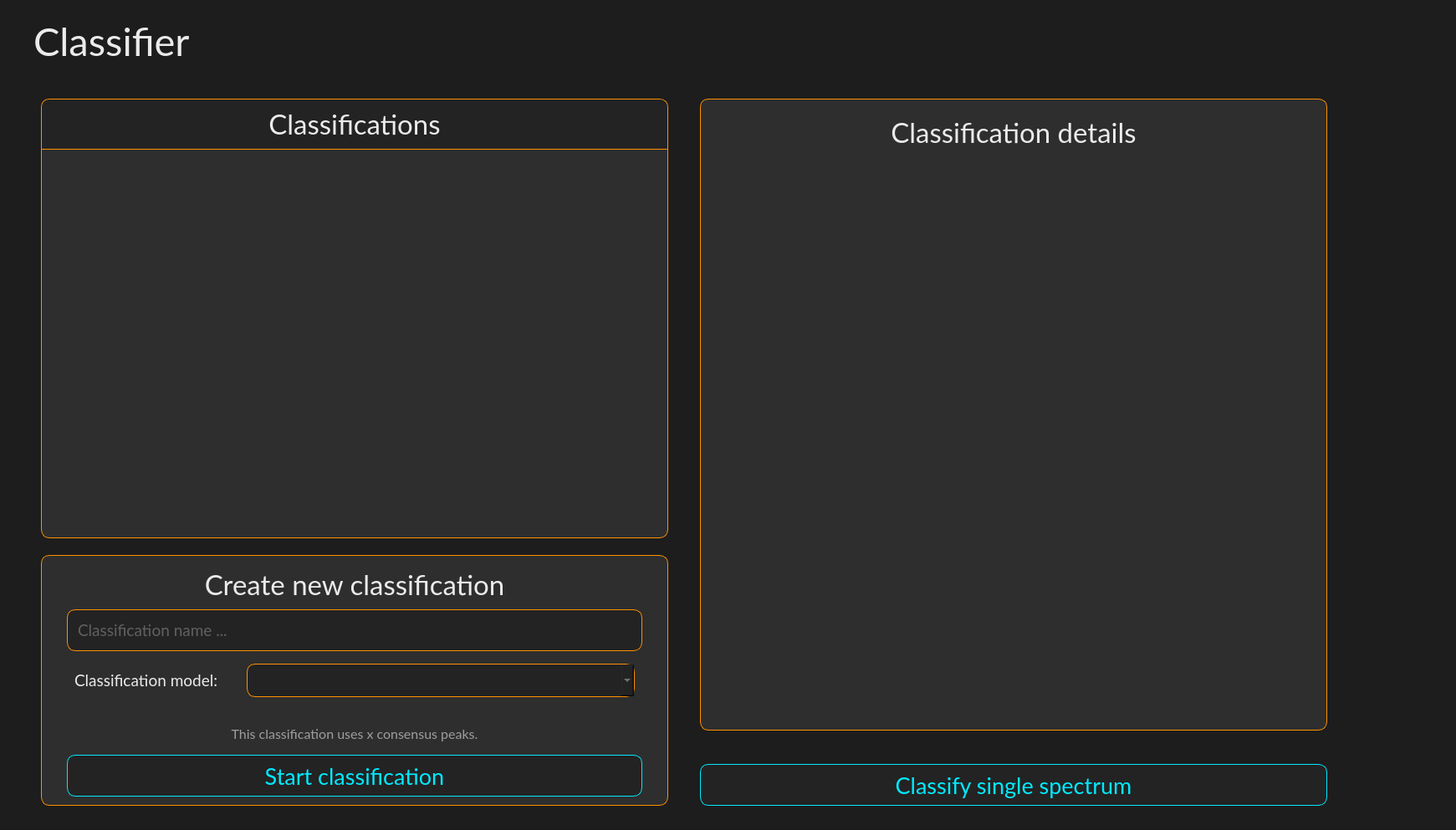
<?xml version="1.0" encoding="UTF-8"?>
<ui version="4.0">
 <class>ClassifierWidget</class>
 <widget class="QWidget" name="ClassifierWidget">
  <property name="geometry">
   <rect>
    <x>0</x>
    <y>0</y>
    <width>1741</width>
    <height>993</height>
   </rect>
  </property>
  <property name="font">
   <font>
    <fontweight>Black</fontweight>
   </font>
  </property>
  <property name="windowTitle">
   <string>Form</string>
  </property>
  <property name="styleSheet">
   <string notr="true">background-color: #1d1d1d;</string>
  </property>
  <layout class="QVBoxLayout" name="verticalLayout" stretch="0,0">
   <property name="spacing">
    <number>10</number>
   </property>
   <property name="leftMargin">
    <number>40</number>
   </property>
   <property name="topMargin">
    <number>20</number>
   </property>
   <property name="rightMargin">
    <number>20</number>
   </property>
   <property name="bottomMargin">
    <number>20</number>
   </property>
   <item>
    <widget class="QLabel" name="label_header">
     <property name="maximumSize">
      <size>
       <width>16777215</width>
       <height>80</height>
      </size>
     </property>
     <property name="font">
      <font>
       <family>Lato</family>
       <pointsize>35</pointsize>
       <kerning>true</kerning>
      </font>
     </property>
     <property name="styleSheet">
      <string notr="true">color: #ebebeb;</string>
     </property>
     <property name="text">
      <string>Classifier</string>
     </property>
     <property name="alignment">
      <set>Qt::AlignmentFlag::AlignLeading|Qt::AlignmentFlag::AlignLeft|Qt::AlignmentFlag::AlignVCenter</set>
     </property>
    </widget>
   </item>
   <item alignment="Qt::AlignmentFlag::AlignLeft">
    <widget class="QWidget" name="classifier_container" native="true">
     <property name="sizePolicy">
      <sizepolicy hsizetype="Preferred" vsizetype="Preferred">
       <horstretch>0</horstretch>
       <verstretch>0</verstretch>
      </sizepolicy>
     </property>
     <property name="minimumSize">
      <size>
       <width>0</width>
       <height>0</height>
      </size>
     </property>
     <layout class="QHBoxLayout" name="horizontalLayout" stretch="1,2">
      <property name="spacing">
       <number>20</number>
      </property>
      <property name="sizeConstraint">
       <enum>QLayout::SizeConstraint::SetDefaultConstraint</enum>
      </property>
      <property name="leftMargin">
       <number>0</number>
      </property>
      <property name="topMargin">
       <number>0</number>
      </property>
      <property name="rightMargin">
       <number>0</number>
      </property>
      <property name="bottomMargin">
       <number>0</number>
      </property>
      <item>
       <widget class="QWidget" name="classifier_list_container" native="true">
        <property name="sizePolicy">
         <sizepolicy hsizetype="Preferred" vsizetype="Preferred">
          <horstretch>0</horstretch>
          <verstretch>0</verstretch>
         </sizepolicy>
        </property>
        <property name="minimumSize">
         <size>
          <width>0</width>
          <height>0</height>
         </size>
        </property>
        <property name="maximumSize">
         <size>
          <width>16777215</width>
          <height>16777215</height>
         </size>
        </property>
        <property name="styleSheet">
         <string notr="true"/>
        </property>
        <layout class="QVBoxLayout" name="verticalLayout_5" stretch="1,0">
         <property name="spacing">
          <number>20</number>
         </property>
         <property name="leftMargin">
          <number>9</number>
         </property>
         <property name="topMargin">
          <number>30</number>
         </property>
         <property name="bottomMargin">
          <number>9</number>
         </property>
         <item>
          <widget class="QWidget" name="classifier_list_inner_container" native="true">
           <property name="sizePolicy">
            <sizepolicy hsizetype="Preferred" vsizetype="Preferred">
             <horstretch>0</horstretch>
             <verstretch>0</verstretch>
            </sizepolicy>
           </property>
           <property name="minimumSize">
            <size>
             <width>750</width>
             <height>0</height>
            </size>
           </property>
           <property name="maximumSize">
            <size>
             <width>16777215</width>
             <height>16777215</height>
            </size>
           </property>
           <property name="font">
            <font>
             <fontweight>Black</fontweight>
            </font>
           </property>
           <property name="styleSheet">
            <string notr="true">QWidget {
	background-color: #2e2e2e;
	border: 1px solid #ff9000;
	border-radius: 10px;
}</string>
           </property>
           <layout class="QVBoxLayout" name="verticalLayout_6" stretch="0,0">
            <property name="spacing">
             <number>0</number>
            </property>
            <property name="leftMargin">
             <number>1</number>
            </property>
            <property name="topMargin">
             <number>1</number>
            </property>
            <property name="rightMargin">
             <number>1</number>
            </property>
            <property name="bottomMargin">
             <number>1</number>
            </property>
            <item>
             <widget class="QLabel" name="label_container_header_2">
              <property name="minimumSize">
               <size>
                <width>0</width>
                <height>60</height>
               </size>
              </property>
              <property name="maximumSize">
               <size>
                <width>16777215</width>
                <height>60</height>
               </size>
              </property>
              <property name="font">
               <font>
                <family>Lato</family>
                <pointsize>25</pointsize>
               </font>
              </property>
              <property name="styleSheet">
               <string notr="true">border: 0px;
border-bottom: 1px solid #ff9000;
border-top-left-radius: 10px;
border-top-right-radius: 10px;
border-bottom-left-radius: 0px;
border-bottom-right-radius: 0px;
background-color: #232323;
color: #ebebeb;</string>
              </property>
              <property name="text">
               <string>Classifications</string>
              </property>
              <property name="alignment">
               <set>Qt::AlignmentFlag::AlignCenter</set>
              </property>
             </widget>
            </item>
            <item>
             <widget class="QScrollArea" name="scrollArea_classifier">
              <property name="styleSheet">
               <string notr="true">border: 0px;
background-color: transparent;
</string>
              </property>
              <property name="widgetResizable">
               <bool>true</bool>
              </property>
              <widget class="QWidget" name="scrollArea_classifier_Contents">
               <property name="geometry">
                <rect>
                 <x>0</x>
                 <y>0</y>
                 <width>748</width>
                 <height>466</height>
                </rect>
               </property>
               <layout class="QGridLayout" name="gridLayout">
                <property name="verticalSpacing">
                 <number>10</number>
                </property>
                <item row="0" column="0">
                 <spacer name="verticalSpacer_2">
                  <property name="orientation">
                   <enum>Qt::Orientation::Vertical</enum>
                  </property>
                  <property name="sizeHint" stdset="0">
                   <size>
                    <width>20</width>
                    <height>585</height>
                   </size>
                  </property>
                 </spacer>
                </item>
               </layout>
              </widget>
             </widget>
            </item>
           </layout>
          </widget>
         </item>
         <item>
          <widget class="QFrame" name="frame_new_classification">
           <property name="sizePolicy">
            <sizepolicy hsizetype="Preferred" vsizetype="Preferred">
             <horstretch>0</horstretch>
             <verstretch>0</verstretch>
            </sizepolicy>
           </property>
           <property name="minimumSize">
            <size>
             <width>750</width>
             <height>300</height>
            </size>
           </property>
           <property name="maximumSize">
            <size>
             <width>750</width>
             <height>300</height>
            </size>
           </property>
           <property name="styleSheet">
            <string notr="true">.QFrame  {
	background-color: #2e2e2e;
	border: 1px solid #ff9000;
	border-radius: 10px;
}
</string>
           </property>
           <property name="frameShape">
            <enum>QFrame::Shape::StyledPanel</enum>
           </property>
           <property name="frameShadow">
            <enum>QFrame::Shadow::Raised</enum>
           </property>
           <layout class="QVBoxLayout" name="verticalLayout_2">
            <property name="leftMargin">
             <number>30</number>
            </property>
            <property name="topMargin">
             <number>10</number>
            </property>
            <property name="rightMargin">
             <number>30</number>
            </property>
            <property name="bottomMargin">
             <number>10</number>
            </property>
            <item>
             <widget class="QLabel" name="label_header_2">
              <property name="font">
               <font>
                <family>Lato</family>
                <pointsize>25</pointsize>
               </font>
              </property>
              <property name="styleSheet">
               <string notr="true">color: #ebebeb;
background-color: #2e2e2e;</string>
              </property>
              <property name="text">
               <string>Create new classification</string>
              </property>
              <property name="alignment">
               <set>Qt::AlignmentFlag::AlignCenter</set>
              </property>
             </widget>
            </item>
            <item>
             <widget class="QLineEdit" name="lineEdit_name">
              <property name="minimumSize">
               <size>
                <width>0</width>
                <height>50</height>
               </size>
              </property>
              <property name="maximumSize">
               <size>
                <width>16777215</width>
                <height>16777215</height>
               </size>
              </property>
              <property name="font">
               <font>
                <family>Lato</family>
                <pointsize>14</pointsize>
                <fontweight>Light</fontweight>
               </font>
              </property>
              <property name="styleSheet">
               <string notr="true">QLineEdit {
    border: 1px solid #ff9000;
    background-color: #232323; 
    color: #9e9e9e;
    border-radius: 10px;
   padding-left: 10px;
}
</string>
              </property>
              <property name="text">
               <string/>
              </property>
              <property name="placeholderText">
               <string>Classification name ...</string>
              </property>
             </widget>
            </item>
            <item>
             <widget class="QWidget" name="classification_model_container" native="true">
              <property name="styleSheet">
               <string notr="true">background-color: #2e2e2e;</string>
              </property>
              <layout class="QHBoxLayout" name="horizontalLayout_2">
               <item>
                <widget class="QLabel" name="label_model">
                 <property name="minimumSize">
                  <size>
                   <width>0</width>
                   <height>0</height>
                  </size>
                 </property>
                 <property name="maximumSize">
                  <size>
                   <width>200</width>
                   <height>40</height>
                  </size>
                 </property>
                 <property name="font">
                  <font>
                   <family>Lato</family>
                   <pointsize>14</pointsize>
                  </font>
                 </property>
                 <property name="styleSheet">
                  <string notr="true">color: #ebebeb;
background-color: #2e2e2e;</string>
                 </property>
                 <property name="text">
                  <string>Classification model:</string>
                 </property>
                 <property name="alignment">
                  <set>Qt::AlignmentFlag::AlignLeading|Qt::AlignmentFlag::AlignLeft|Qt::AlignmentFlag::AlignVCenter</set>
                 </property>
                </widget>
               </item>
               <item>
                <widget class="QComboBox" name="comboBox_model">
                 <property name="minimumSize">
                  <size>
                   <width>200</width>
                   <height>40</height>
                  </size>
                 </property>
                 <property name="maximumSize">
                  <size>
                   <width>20000</width>
                   <height>40</height>
                  </size>
                 </property>
                 <property name="font">
                  <font>
                   <family>Lato</family>
                   <pointsize>14</pointsize>
                  </font>
                 </property>
                 <property name="styleSheet">
                  <string notr="true">
    border: 1px solid #ff9000;
    background-color: #232323; 
    color: #9e9e9e;
    border-radius: 10px;
   padding-left: 10px;

</string>
                 </property>
                </widget>
               </item>
              </layout>
             </widget>
            </item>
            <item>
             <widget class="QLabel" name="label_consesus_peak_counter">
              <property name="font">
               <font>
                <family>Lato</family>
                <pointsize>12</pointsize>
                <kerning>true</kerning>
                <fontweight>Light</fontweight>
               </font>
              </property>
              <property name="styleSheet">
               <string notr="true">color: #9e9e9e;
background-color: #2e2e2e;
margin-bottom: 5px;</string>
              </property>
              <property name="text">
               <string>This classification uses x consensus peaks.</string>
              </property>
              <property name="alignment">
               <set>Qt::AlignmentFlag::AlignBottom|Qt::AlignmentFlag::AlignHCenter</set>
              </property>
             </widget>
            </item>
            <item>
             <widget class="QPushButton" name="pushButton_new_classification">
              <property name="minimumSize">
               <size>
                <width>0</width>
                <height>50</height>
               </size>
              </property>
              <property name="font">
               <font>
                <family>Lato</family>
                <pointsize>20</pointsize>
                <fontweight>Light</fontweight>
               </font>
              </property>
              <property name="cursor">
               <cursorShape>PointingHandCursor</cursorShape>
              </property>
              <property name="styleSheet">
               <string notr="true">QPushButton {
    border: 1px solid #00eaff;
    background-color: #232323; 
    color: #00eaff;
    border-radius: 10px;
}

QPushButton:hover {
	background-color: #131313;
}</string>
              </property>
              <property name="text">
               <string>Start classification</string>
              </property>
             </widget>
            </item>
           </layout>
          </widget>
         </item>
        </layout>
       </widget>
      </item>
      <item>
       <widget class="QWidget" name="right_container" native="true">
        <layout class="QVBoxLayout" name="verticalLayout_3">
         <property name="spacing">
          <number>40</number>
         </property>
         <property name="topMargin">
          <number>30</number>
         </property>
         <item>
          <widget class="QFrame" name="frame_classification_details">
           <property name="minimumSize">
            <size>
             <width>750</width>
             <height>0</height>
            </size>
           </property>
           <property name="styleSheet">
            <string notr="true">.QFrame  {
	background-color: #2e2e2e;
	border: 1px solid #ff9000;
	border-radius: 10px;
}
</string>
           </property>
           <property name="frameShape">
            <enum>QFrame::Shape::StyledPanel</enum>
           </property>
           <property name="frameShadow">
            <enum>QFrame::Shadow::Raised</enum>
           </property>
           <layout class="QVBoxLayout" name="verticalLayout_4">
            <item>
             <widget class="QLabel" name="label_detail_header">
              <property name="minimumSize">
               <size>
                <width>0</width>
                <height>60</height>
               </size>
              </property>
              <property name="maximumSize">
               <size>
                <width>16777215</width>
                <height>60</height>
               </size>
              </property>
              <property name="font">
               <font>
                <family>Lato</family>
                <pointsize>25</pointsize>
               </font>
              </property>
              <property name="styleSheet">
               <string notr="true">color: #ebebeb;
background-color: #2e2e2e;</string>
              </property>
              <property name="text">
               <string>Classification details</string>
              </property>
              <property name="alignment">
               <set>Qt::AlignmentFlag::AlignCenter</set>
              </property>
             </widget>
            </item>
            <item>
             <widget class="QWidget" name="details_container" native="true">
              <property name="styleSheet">
               <string notr="true">background-color: #2e2e2e;</string>
              </property>
              <layout class="QVBoxLayout" name="verticalLayout_7" stretch="1,2">
               <property name="spacing">
                <number>20</number>
               </property>
               <item>
                <widget class="QTableWidget" name="tableWidget_results">
                 <property name="font">
                  <font>
                   <family>Lato</family>
                   <pointsize>12</pointsize>
                  </font>
                 </property>
                 <property name="styleSheet">
                  <string notr="true">border: none;
color: #ebebeb;</string>
                 </property>
                </widget>
               </item>
               <item>
                <widget class="QWidget" name="widget_confusion_matrix" native="true"/>
               </item>
              </layout>
             </widget>
            </item>
           </layout>
          </widget>
         </item>
         <item>
          <widget class="QPushButton" name="pushButton_load_single_spectrum">
           <property name="minimumSize">
            <size>
             <width>0</width>
             <height>50</height>
            </size>
           </property>
           <property name="font">
            <font>
             <family>Lato</family>
             <pointsize>20</pointsize>
            </font>
           </property>
           <property name="cursor">
            <cursorShape>PointingHandCursor</cursorShape>
           </property>
           <property name="styleSheet">
            <string notr="true">QPushButton {
    border: 1px solid #00eaff;
    background-color: #232323; 
    color: #00eaff;
    border-radius: 10px;
}

QPushButton:hover {
	background-color: #131313;
}</string>
           </property>
           <property name="text">
            <string>Classify single spectrum</string>
           </property>
          </widget>
         </item>
        </layout>
       </widget>
      </item>
     </layout>
    </widget>
   </item>
  </layout>
 </widget>
 <resources/>
 <connections/>
</ui>
